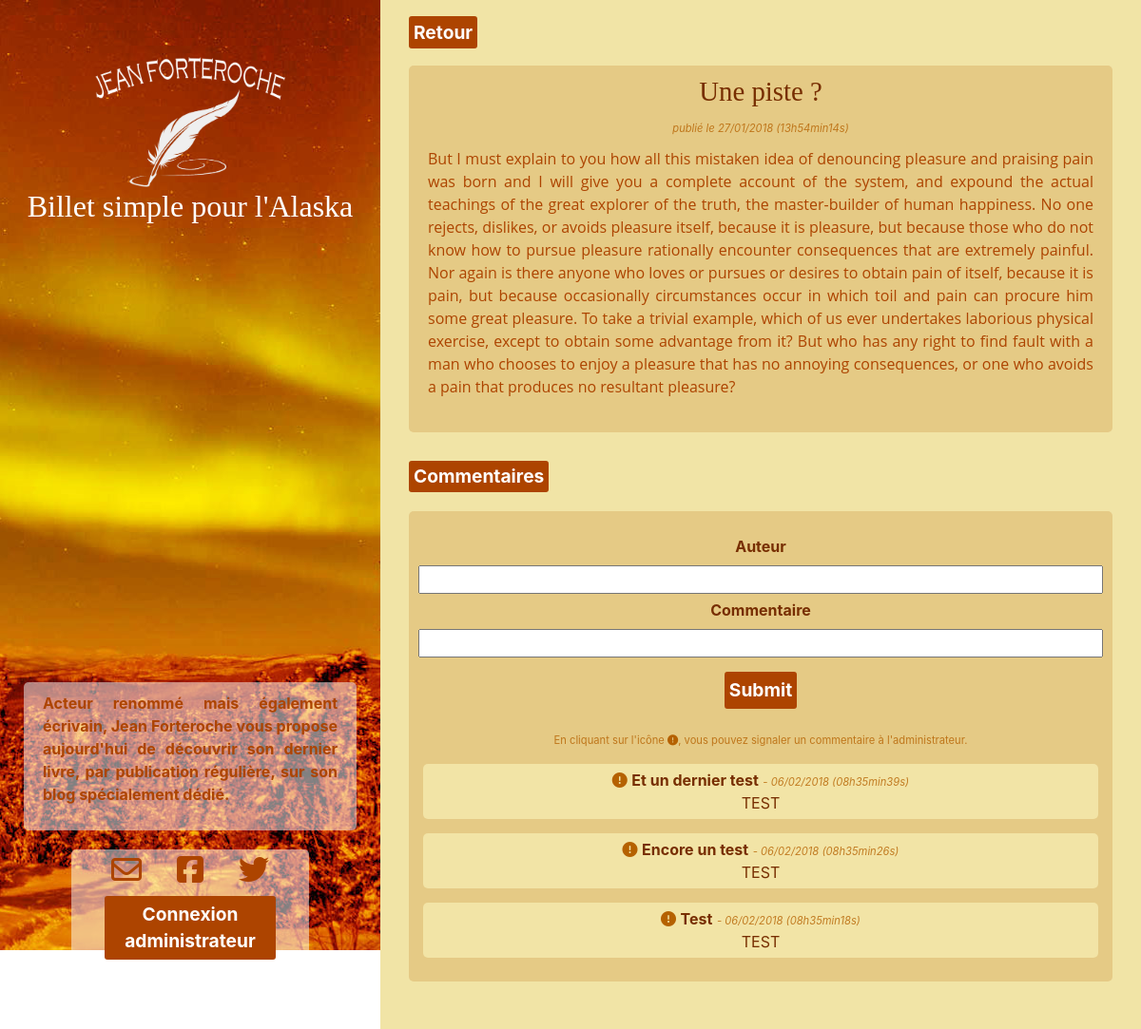
The app's page /index.php?action=displayOnePostUser&id=13 with its own data.
### tables this page shows
CREATE TABLE `posts` (
  `id` int(11) NOT NULL,
  `title` varchar(255) NOT NULL,
  `content` text NOT NULL,
  `creation_date` datetime NOT NULL
);

CREATE TABLE `comments` (
  `id` int(11) NOT NULL,
  `id_post` int(11) NOT NULL,
  `author` varchar(255) NOT NULL,
  `comment` text NOT NULL,
  `comment_date` datetime NOT NULL,
  `signalised` tinyint(1) NOT NULL DEFAULT '0'
);

### controler/frontend.php (called while the page is built, shortened)
<?php
class FrontendControler extends MainControler
{
	public function displayOnePostUser($postId, $signalised = false) {
		$postManager = new \Kldr\Blog\Model\PostManager();
		$commentManager = new \Kldr\Blog\Model\CommentManager();
		$post = $postManager->getPost($postId);
		$comments = $commentManager->getComments($postId);
		require('./view/frontend/postDisplayOne.php');
	}
}

### model/PostManager.php (called while the page is built, shortened)
<?php
class PostManager extends Manager
{
    public function getPost($postId) {
        $db = $this->dbConnect();
        $req = $db->prepare('SELECT id, title, content, DATE_FORMAT(creation_date, \'%d/%m/%Y (%Hh%imin%ss)\') AS creation_date_fr FROM posts WHERE id = ?');
        $req->execute(array($postId));
        $post = $req->fetch();
        return $post;
    }
}

### model/CommentManager.php (called while the page is built, shortened)
<?php
class CommentManager extends Manager
{
    public function getComments($postId)
    {
		$db = $this->dbConnect();
	    $comments = $db->prepare('SELECT id, id_post, author, comment, signalised, DATE_FORMAT(comment_date, \'%d/%m/%Y (%Hh%imin%ss)\') AS comment_date_fr FROM comments WHERE id_post = ? ORDER BY comment_date DESC');
	    $comments->execute(array($postId));
    return $comments;
	}
}

### view/frontend/postDisplayOne.php (the view, shortened to what this page needs)
<a href="index.php" class="buttonStyle">Retour</a>
<?php
if(!empty($post)) {
?>
    <div class="news">
        <h3><?php echo htmlspecialchars($post['title']); ?></h3>
        <i class="smallInfosText">publié le <?php echo htmlspecialchars($post['creation_date_fr']); ?> </i>
        <?php echo nl2br($post['content']); ?>
    </div>
<?php
} else {
    header('Location: index.php');
}
?>
<h2>Commentaires</h2>
<div id="commentDisplay">
    <form action="index.php?action=addComment&amp;id=<?php echo htmlspecialchars($post['id']); ?>" method="post" id="formComment">
        <label for="author">Auteur</label><br />
        <input type="text" id="author" name="author" />
        <label for="comment">Commentaire</label><br />
        <input id="comment" name="comment"></input>
        <input type="submit" class="buttonStyle" />
    </form>
    <p class="smallInfosText">En cliquant sur l'icône <i class="fa fa-exclamation-circle" aria-hidden="true"></i>, vous pouvez signaler un commentaire à l'administrateur.</p>
    <?php
    while ($comment = $comments->fetch()) {
        ?>
        <div class="commentStyle">
            <a href="index.php?action=signalComment&amp;id=<?php echo htmlspecialchars($comment['id']); ?>&amp;postId=<?php echo htmlspecialchars($_GET['id']); ?>"><i class="fa fa-exclamation-circle" aria-hidden="true"></i></a>
            <strong><?php echo htmlspecialchars($comment['author']); ?></strong>
            <i class="smallInfosText">- <?php echo htmlspecialchars($comment['comment_date_fr']); ?></i>
            <p><?php echo htmlspecialchars($comment['comment']); ?></p>
        </div>
    <?php
    }
    ?>
</div>
<?php $content = ob_get_clean();
require('./view/frontend/template.php');
?>

### public/css/style.css (style rules this page uses)
form label { color: #772e01; font-weight: bold; }
#content h2, .buttonStyle { background-color: #ad4400; border-radius: 3px; width: fit-content; padding: 5px; font-size: 1.2em; margin: 10px 30px; color: white; font-weight: bold; border: none; }
#content h3 { font-family: Copperplate Gothic; font-size: 1.8em; color: #772e01; }
.smallInfosText { color: rgba(181, 97, 0, 0.8); font-size: 0.7em; }
.news, #commentDisplay { margin: 20px 30px 30px; background-color: rgba(181, 97, 0, 0.2); border-radius: 5px; padding: 10px; text-align: center; }
.news h3 { font-size: 0.9em; text-align: center; }
.news p { text-align: justify; padding: 10px; color: #ad4400 }
.commentStyle { background-color: #f2e4a6; border-radius: 5px; padding: 5px 0; margin: 15px 5px; color: #772e01; }
.fa-exclamation-circle { color: rgba(181, 97, 0, 1); }
.commentStyle p { margin-bottom: 0; }
#formComment { margin: 15px 0; }
#author, #comment, #title { width: 100%; margin-bottom: 5px; }

### records on screen
posts: title "Une piste ?", content "But I must explain to you how all this mistaken idea of denouncing pleasure and praising pain was born and I will give you a complete account of the system, and expound the actual teachings of the great explorer of the truth, the master-builder of human happiness. No one rejects, dislikes, or avoids pleasure itself, because it is pleasure, but because those who do not know how to pursue pleasure rationally encounter consequences that are extremely painful. Nor again is there anyone who loves or pursues or desires to obtain pain of itself, because it is pain, but because occasionally circumstances occur in which toil and pain can procure him some great pleasure. To take a trivial example,…"
comments: author "Et un dernier test", comment_date_fr "06/02/2018 (08h35min39s)", comment "TEST"
comments: author "Encore un test", comment_date_fr "06/02/2018 (08h35min26s)", comment "TEST"
comments: author "Test", comment_date_fr "06/02/2018 (08h35min18s)", comment "TEST"

### other values on screen
$post['creation_date_fr'] "27/01/2018 (13h54min14s)"
